Frame 1 (no input): blank canvas, image omitted
Frame 60 (no input): blank canvas, image omitted
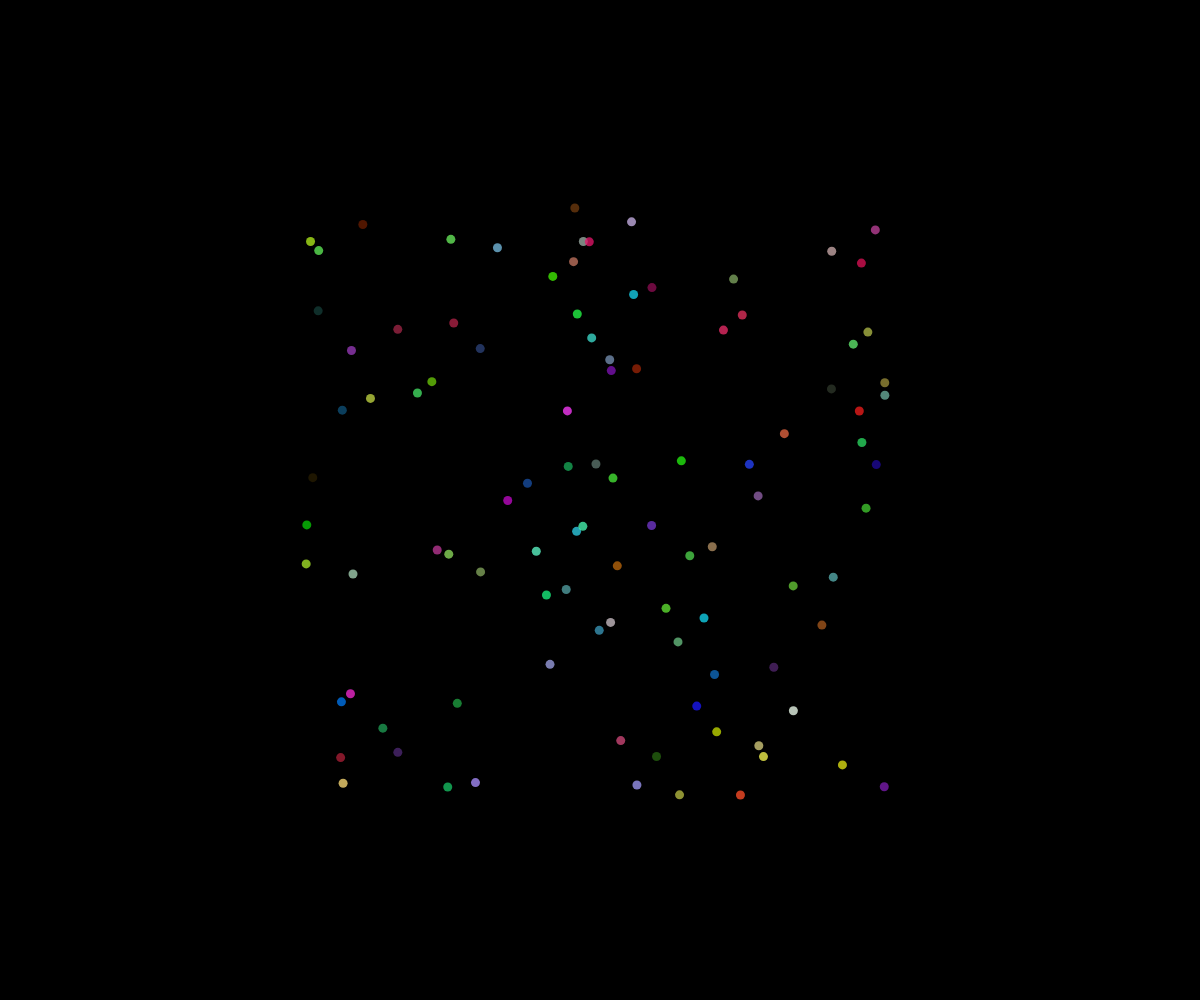
Frame 120 (the mouse pressed at the canvas centre since frame 60)

The p5.js sketch whose frames 1 and 60 were blank and that drew this single picture after the mouse press (run headless with seeded random() and noise() and a simulated clock; from frame 60 on, the mouse is pressed at the canvas centre):

// p5.js sketch
// ── sketch.js
// Fireworks OOP
const PARTICLES_PER_CLICK = 100;

class Particle {
  constructor(x, y) {
    this.x = x, 
    this.y = y,
    this.dx = random(5, -5);
    this.dy = random(5, -5);
    this.diameter = 9;
    this.r = random(255);
    this.g = random(255);
    this.b = random(255);
    this.opacity = 255;
  }

  display() {
    noStroke();
    fill(this.r, this.g, this.b, this.opacity);
    circle(this.x, this.y, this.diameter);
  }

  
  update() {
    this.x += this.dx;
    this.y += this.dy;

    this.opacity--;
  }

  isDead() {
    return this.opacity <= 0;
  }
}

let theFireworks = [];

async function setup() {
  createCanvas(windowWidth, windowHeight);
  firework = new Particle(width/2, height/2);
}

function draw() {
  background("black");
  for (let firework of theFireworks) {
    if (firework.isDead()) {
      // remove it
      let index = theFireworks.indexOf(firework);
      theFireworks.splice(index, -1);
    }
    else {
      firework.display();
      firework.update();

    }
  }
}

function mousePressed() {
  for (let i = 0; i < PARTICLES_PER_CLICK; i++) {
    let somefirworks = new Particle(mouseX, mouseY);
    theFireworks.push(somefirworks);
  }
}
